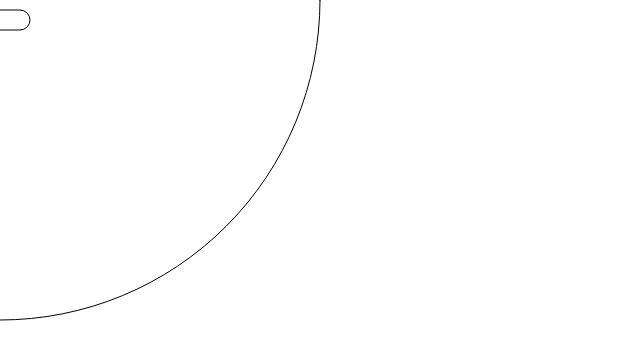
Frame 1 (no input)
Frame 60 (no input): identical to frame 1, image omitted
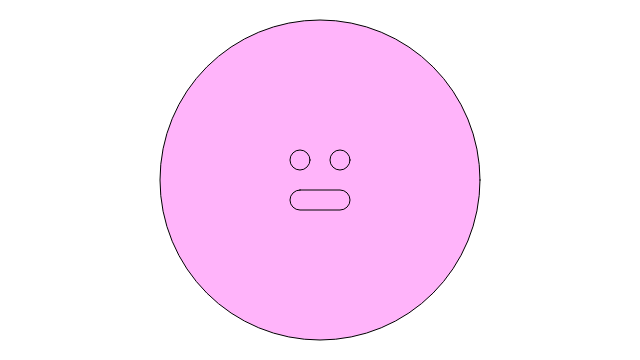
Frame 120 (the mouse pressed at the canvas centre since frame 60)

The p5.js sketch that drew these frames (run headless with seeded random() and noise() and a simulated clock; from frame 60 on, the mouse is pressed at the canvas centre):

// p5.js sketch
// ── sketch.js
var r, g, b;
var sz = 10;
function setup() {
	createCanvas(640, 360);
	frameRate(60);
	rectMode(CENTER);
	fill("white");
}
function draw() {
	background(255);
	
	fill(r, g, b);
	console.log(mouseX, mouseY);
	ellipse(mouseX, mouseY, width - mouseX); // face
	ellipse(mouseX + 20, mouseY - 20, sz); // left eye
	ellipse(mouseX - 20, mouseY - 20, 20); // right eye
	rect(mouseX, mouseY + 20, 60, 20, 10);
	
}
function mousePressed() {
	//ellipse(mouseX, mouseY, mouseX/20 + mouseY/10);
	r = mouseX;
	g = mouseY;
	b = (mouseX + mouseY)/2;
	sz += 10;
}
function keyPressed() {
	background(200, 200);
}
